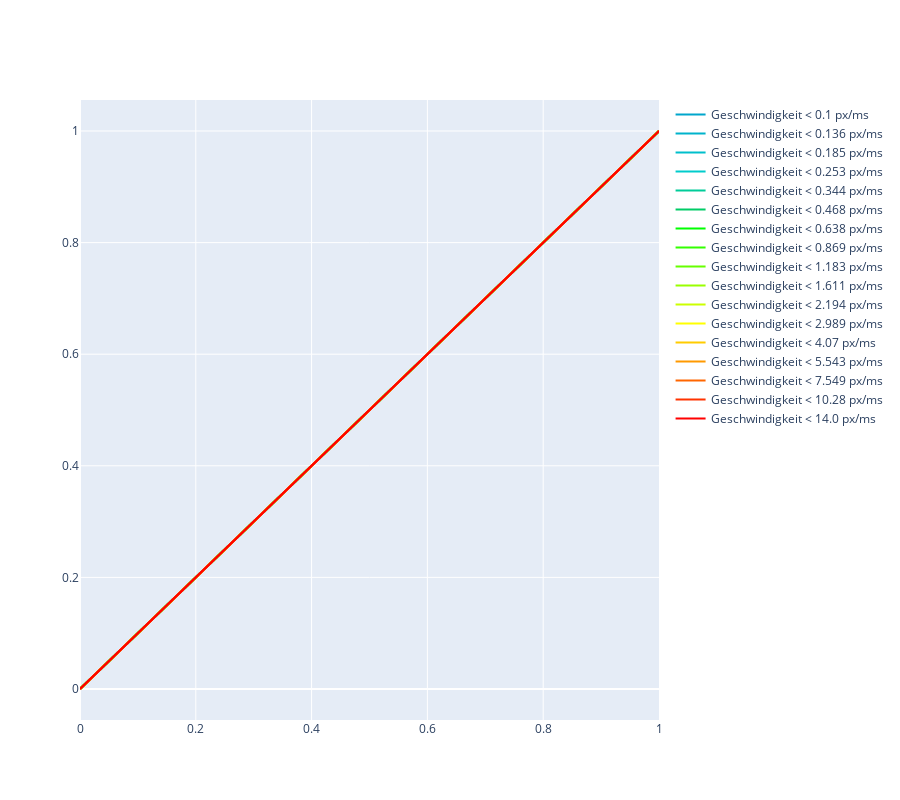

The cell this chart's notebook holds for it:
### Code cell
fig = go.Figure()

for i in range(len(values)):
    fig.add_trace(go.Scatter(
        x=[0, 1],
        y=[0, 1],
        mode="lines",
        line=dict(color=colors[i], width=2),
        name="Geschwindigkeit < " + str(round(values[i], 3)) + " px/ms"
    ))

fig.update_layout(height=800, showlegend=True)

fig.show()

### Figure 1 — Plotly figure (JSON) as saved in the notebook; plotly's stock layout.template omitted (floating-point values rounded to 4 significant figures)
{"data": [{"line": {"color": "#00A6CC", "width": 2}, "mode": "lines", "name": "Geschwindigkeit < 0.1 px/ms", "type": "scatter", "x": [0, 1], "y": [0, 1]}, {"line": {"color": "#00B3CC", "width": 2}, "mode": "lines", "name": "Geschwindigkeit < 0.136 px/ms", "type": "scatter", "x": [0, 1], "y": [0, 1]}, {"line": {"color": "#00BFCC", "width": 2}, "mode": "lines", "name": "Geschwindigkeit < 0.185 px/ms", "type": "scatter", "x": [0, 1], "y": [0, 1]}, {"line": {"color": "#00CCCC", "width": 2}, "mode": "lines", "name": "Geschwindigkeit < 0.253 px/ms", "type": "scatter", "x": [0, 1], "y": [0, 1]}, {"line": {"color": "#00CC99", "width": 2}, "mode": "lines", "name": "Geschwindigkeit < 0.344 px/ms", "type": "scatter", "x": [0, 1], "y": [0, 1]}, {"line": {"color": "#00CC66", "width": 2}, "mode": "lines", "name": "Geschwindigkeit < 0.468 px/ms", "type": "scatter", "x": [0, 1], "y": [0, 1]}, {"line": {"color": "#00FF00", "width": 2}, "mode": "lines", "name": "Geschwindigkeit < 0.638 px/ms", "type": "scatter", "x": [0, 1], "y": [0, 1]}, {"line": {"color": "#33FF00", "width": 2}, "mode": "lines", "name": "Geschwindigkeit < 0.869 px/ms", "type": "scatter", "x": [0, 1], "y": [0, 1]}, {"line": {"color": "#66FF00", "width": 2}, "mode": "lines", "name": "Geschwindigkeit < 1.183 px/ms", "type": "scatter", "x": [0, 1], "y": [0, 1]}, {"line": {"color": "#99FF00", "width": 2}, "mode": "lines", "name": "Geschwindigkeit < 1.611 px/ms", "type": "scatter", "x": [0, 1], "y": [0, 1]}, {"line": {"color": "#CCFF00", "width": 2}, "mode": "lines", "name": "Geschwindigkeit < 2.194 px/ms", "type": "scatter", "x": [0, 1], "y": [0, 1]}, {"line": {"color": "#FFFF00", "width": 2}, "mode": "lines", "name": "Geschwindigkeit < 2.989 px/ms", "type": "scatter", "x": [0, 1], "y": [0, 1]}, {"line": {"color": "#FFCC00", "width": 2}, "mode": "lines", "name": "Geschwindigkeit < 4.07 px/ms", "type": "scatter", "x": [0, 1], "y": [0, 1]}, {"line": {"color": "#FF9900", "width": 2}, "mode": "lines", "name": "Geschwindigkeit < 5.543 px/ms", "type": "scatter", "x": [0, 1], "y": [0, 1]}, {"line": {"color": "#FF6600", "width": 2}, "mode": "lines", "name": "Geschwindigkeit < 7.549 px/ms", "type": "scatter", "x": [0, 1], "y": [0, 1]}, {"line": {"color": "#FF3300", "width": 2}, "mode": "lines", "name": "Geschwindigkeit < 10.28 px/ms", "type": "scatter", "x": [0, 1], "y": [0, 1]}, {"line": {"color": "#FF0000", "width": 2}, "mode": "lines", "name": "Geschwindigkeit < 14.0 px/ms", "type": "scatter", "x": [0, 1], "y": [0, 1]}], "layout": {"height": 800, "showlegend": true}}
